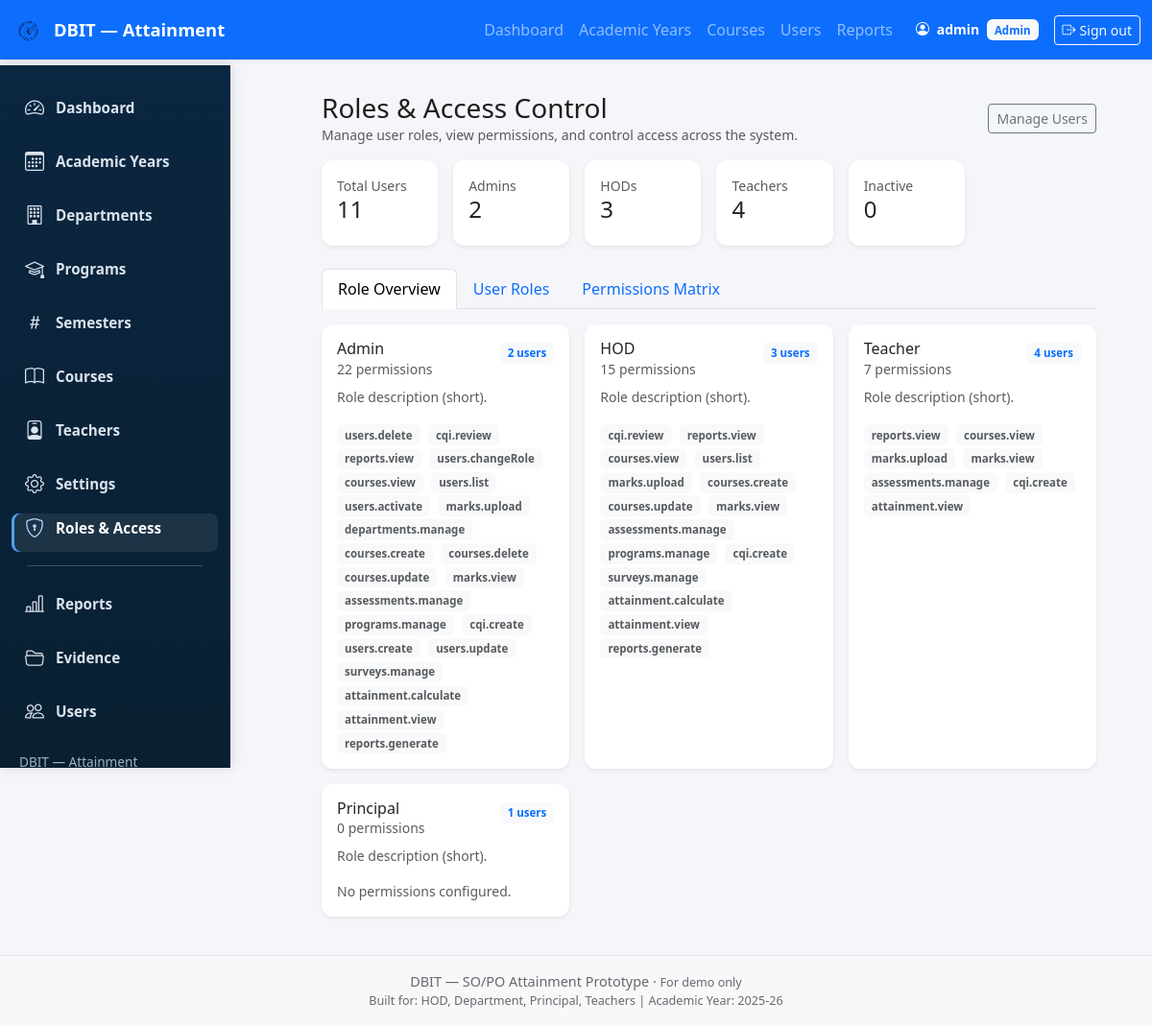
Page /admin-panel/rbac/ (signed in) on the committed database.
### attainment/models.py (models this page shows, shortened)
class UserProfile(models.Model):
    user = models.OneToOneField(User, on_delete=models.CASCADE, related_name="profile")
    role = models.CharField(max_length=10, choices=Role.choices, default=Role.TEACHER)
    department = models.ForeignKey(
        "Department", on_delete=models.SET_NULL,
        null=True, blank=True, related_name="user_profiles"
    )
    deleted_at = models.DateTimeField(null=True, blank=True)

class RolePermission(models.Model):
    role = models.CharField(max_length=10, choices=Role.choices)
    permission = models.CharField(max_length=100)
    enabled = models.BooleanField(default=True)
    created_at = models.DateTimeField(auto_now_add=True)
    updated_at = models.DateTimeField(auto_now=True)
    class Meta:
        unique_together = [("role", "permission")]
        indexes = [models.Index(fields=["role"])]

### attainment/admin_views.py (the view)
# urls.py: path('admin-panel/rbac/', av.admin_rbac, name='admin_rbac'),
@login_required
@role_required('ADMIN')
def admin_rbac(request):
    total = User.objects.count()
    admins = UserProfile.objects.filter(role=Role.ADMIN).count()
    hods = UserProfile.objects.filter(role=Role.HOD).count()
    teachers = UserProfile.objects.filter(role=Role.TEACHER).count()
    inactive = User.objects.filter(is_active=False).count()
    role_perms = {}
    permissions_list = [
        'users.list','users.create','users.update','users.delete','users.changeRole','users.activate',
        'courses.create','courses.update','courses.delete','courses.view',
        'assessments.manage','marks.upload','marks.view','attainment.calculate','attainment.view',
        'reports.view','reports.generate','departments.manage','programs.manage','surveys.manage','cqi.create','cqi.review'
    ]
    role_perms_ordered = []
    for r_val, r_label in Role.choices:
        enabled = list(RolePermission.objects.filter(role=r_val, enabled=True).values_list('permission', flat=True))
        user_count = UserProfile.objects.filter(role=r_val).count()
        role_perms[r_val] = enabled
        role_perms_ordered.append((r_val, r_label, enabled, user_count))
    users = User.objects.select_related('profile').order_by('first_name', 'last_name')
    matrix = []
    for perm in permissions_list:
        row = {'permission': perm, 'roles': {}, 'values': []}
        for r_val, _ in Role.choices:
            exists = RolePermission.objects.filter(role=r_val, permission=perm, enabled=True).exists()
            row['roles'][r_val] = exists
            row['values'].append(exists)
        matrix.append(row)
    context = {
        'total': total,
        'admins': admins,
        'hods': hods,
        'teachers': teachers,
        'inactive': inactive,
        'role_perms': role_perms,
        'role_perms_ordered': role_perms_ordered,
        'users': users,
        'matrix': matrix,
        'roles': Role.choices,
    }
    return render(request, 'admin_panel/rbac.html', context)

### attainment/utils/rbac.py (called while the page is built)
def role_required(*allowed_roles):
    def decorator(view_func):
        @wraps(view_func)
        def _wrapped(request, *args, **kwargs):
            profile = getattr(request.user, "profile", None)
            if profile is None or profile.role not in allowed_roles:
                html = render_to_string("403.html", request=request)
                return HttpResponseForbidden(html)
            return view_func(request, *args, **kwargs)
        return _wrapped
    return decorator

### templates/admin_panel/rbac.html (shortened to what this page needs)
{% extends "base.html" %}
{% block content %}
<div class="row">
  <div class="col-md-3">{% include "components/sidebar_admin.html" %}</div>
  <div class="col-md-9">
    <div class="d-flex justify-content-between align-items-center mb-3">
      <div>
        <h3 class="mb-0">Roles & Access Control</h3>
        <div class="text-muted small">Manage user roles, view permissions, and control access across the system.</div>
      </div>
      <div>
        <a class="btn btn-outline-secondary btn-sm" href="{% url 'admin_users' %}">Manage Users</a>
      </div>
    </div>
    <div class="row g-3 mb-4">
      <div class="col-md-2"><div class="card p-3 shadow-sm"><div class="small text-muted">Total Users</div><div class="h4">{{ total }}</div></div></div>
      <div class="col-md-2"><div class="card p-3 shadow-sm"><div class="small text-muted">Admins</div><div class="h4">{{ admins }}</div></div></div>
      <div class="col-md-2"><div class="card p-3 shadow-sm"><div class="small text-muted">HODs</div><div class="h4">{{ hods }}</div></div></div>
      <div class="col-md-2"><div class="card p-3 shadow-sm"><div class="small text-muted">Teachers</div><div class="h4">{{ teachers }}</div></div></div>
      <div class="col-md-2"><div class="card p-3 shadow-sm"><div class="small text-muted">Inactive</div><div class="h4">{{ inactive }}</div></div></div>
    </div>
    <ul class="nav nav-tabs mb-3" id="rbacTabs" role="tablist">
      <li class="nav-item" role="presentation"><button class="nav-link active" data-bs-toggle="tab" data-bs-target="#overview" type="button">Role Overview</button></li>
      <li class="nav-item" role="presentation"><button class="nav-link" data-bs-toggle="tab" data-bs-target="#userroles" type="button">User Roles</button></li>
      <li class="nav-item" role="presentation"><button class="nav-link" data-bs-toggle="tab" data-bs-target="#matrix" type="button">Permissions Matrix</button></li>
    </ul>
    <div class="tab-content">
      <div class="tab-pane fade show active" id="overview">
        <div class="row g-3">
          {% for r_val, r_label, perms, user_count in role_perms_ordered %}
          <div class="col-md-4">
            <div class="card shadow-sm p-3 h-100">
              <div class="d-flex justify-content-between align-items-start mb-2">
                <div>
                  <h6 class="mb-0">{{ r_label }}</h6>
                  <div class="small text-muted">{{ perms|length }} permissions</div>
                </div>
                <div><span class="badge bg-light text-primary">{{ user_count }} users</span></div>
              </div>
              <p class="small text-muted mb-2">Role description (short).</p>
              <div class="mt-2">
                {% for p in perms %}
                <span class="badge bg-light text-muted me-1">{{ p }}</span>
                {% empty %}
                <div class="text-muted small">No permissions configured.</div>
                {% endfor %}
              </div>
            </div>
          </div>
          {% endfor %}
        </div>
      </div>
    </div>
  </div>
</div>
{% endblock %}

### templates/base.html (shortened to what this page needs)
{% load static %}
<!doctype html>
<html lang="en">
	<head>
		<link
			href="https://cdn.jsdelivr.net/npm/bootstrap@5.3.2/dist/css/bootstrap.min.css"
			rel="stylesheet"
		/>
		<link
			href="https://cdn.jsdelivr.net/npm/bootstrap-icons@1.11.3/font/bootstrap-icons.css"
			rel="stylesheet"
		/>
		<link rel="stylesheet" href="{% static 'css/styles.css' %}" />
	</head>
	<body>
		<nav
			class="navbar navbar-expand-lg navbar-dark bg-primary fixed-top shadow-sm"
		>
			<div class="container-fluid">
				<a class="navbar-brand d-flex align-items-center" href="/">
					<img
						src="{% static 'images/logo.svg' %}"
						alt="logo"
						width="36"
						height="36"
						class="me-2 rounded"
					/>
					<span>DBIT — Attainment</span>
				</a>
				<div class="collapse navbar-collapse" id="topNav">
					<ul class="navbar-nav ms-auto mb-2 mb-lg-0">
						{% if user.is_authenticated %}
							{% if user.profile.role == 'ADMIN' %}
								<li class="nav-item"><a class="nav-link" href="{% url 'admin_dashboard' %}">Dashboard</a></li>
								<li class="nav-item"><a class="nav-link" href="{% url 'admin_academic_years' %}">Academic Years</a></li>
								<li class="nav-item"><a class="nav-link" href="{% url 'admin_courses' %}">Courses</a></li>
								<li class="nav-item"><a class="nav-link" href="{% url 'admin_users' %}">Users</a></li>
								<li class="nav-item"><a class="nav-link" href="{% url 'attainment_report' %}">Reports</a></li>
							{% elif user.profile.role == 'TEACHER' %}
								<li class="nav-item"><a class="nav-link" href="{% url 'teacher_dashboard' %}">Dashboard</a></li>
							{% endif %}
						{% else %}
							<li class="nav-item"><a class="nav-link" href="{% url 'login' %}">Sign in</a></li>
						{% endif %}
					</ul>
					<div class="d-flex align-items-center ms-3">
						{% if user.is_authenticated %}
							<div class="text-white me-2 small">
								<i class="bi bi-person-circle me-1"></i>
								<strong>{{ user.get_full_name|default:user.username }}</strong>
								{% if user.profile %}
									<span class="badge bg-light text-primary ms-1">{{ user.profile.get_role_display }}</span>
								{% endif %}
							</div>
							<a class="btn btn-outline-light btn-sm ms-2" href="{% url 'logout' %}">
								<i class="bi bi-box-arrow-right me-1"></i>Sign out
							</a>
						{% else %}
							<a class="btn btn-outline-light btn-sm ms-2" href="{% url 'login' %}">
								<i class="bi bi-box-arrow-in-right me-1"></i>Sign in
							</a>
						{% endif %}
					</div>
				</div>
			</div>
		</nav>
		<main class="container-fluid">
			<div class="row g-0">
				<div class="col">
					<div class="container py-4">
						<div class="main-content">
							{% block content %}{% endblock %}
						</div>
					</div>
				</div>
			</div>
		</main>
		<footer
			class="bg-light text-center text-muted py-3 border-top mt-auto app-footer"
		>
			<div class="container">
				<div>
					DBIT — SO/PO Attainment Prototype &middot;
					<small>For demo only</small>
				</div>
				<div class="small">
					Built for: HOD, Department, Principal, Teachers | Academic Year:
					<span id="footer-year">2025-26</span>
				</div>
			</div>
		</footer>
	</body>
</html>

### static/css/styles.css (style rules this page uses)
:root { --sidebar-width: 240px; --navbar-height: 68px; --sidebar-bg-top: #0b2640; --sidebar-bg-bottom: #092032; --sidebar-text: rgba(230,238,248,0.95); --sidebar-text-muted: rgba(230,238,248,0.70); --sidebar-hover: rgba(255,255,255,0.06); }
html, body { height: 100%; overflow-x: hidden; background: #f5f6fa; font-family: system-ui, -apple-system, "Segoe UI", Roboto, "Helvetica Neue", Arial; color: #1e1e1e; }
body { padding-top: var(--navbar-height); }
.main-content { padding: 1rem; }
.card { border-radius: 12px; border: none; box-shadow: 0 2px 8px rgba(0,0,0,0.06); }
.badge { font-size: 0.72rem; padding: 0.45em 0.7em; }
.navbar { box-shadow: 0 1px 4px rgba(0,0,0,0.08); }
.navbar-brand { font-size: 1.15rem; font-weight: 600; }

### templates/base.html (style rules this page uses)
body { padding-top: 0px; }
main { padding-top: 56px; }
.app-footer { font-size: 0.9rem; opacity: 0.9; }

### rows in the picture
RolePermission: role "Admin", perms "22", id "2", perms "users.delete" "cqi.review" "reports.view" "users.changeRole" "courses.view" "users.list" "users.activate" "marks.upload" "departments.manage" "courses.create" "courses.delete" "courses.update" "marks.view" "assessments.manage" "programs.manage" "cqi.create" "users.create" "users.update" "surveys.manage" "attainment.calculate" "attainment.view" "reports.generate"

### other values in the picture
{{ user.get_full_name|default:user.username }} "admin"
{{ user.profile.get_role_display }} "Admin"
{{ total }} "11"
{{ admins }} "2"
{{ hods }} "3"
{{ teachers }} "4"
{{ inactive }} "0"
{{ r_label }} "HOD" "Teacher" "Principal"
{{ perms|length }} "15" "7" "0"
{{ user_count }} "3" "4" "1"
{{ p }} "cqi.review" "reports.view" "courses.view" "users.list" "marks.upload" "courses.create" "courses.update" "marks.view" "assessments.manage" "programs.manage" "cqi.create" "surveys.manage" "attainment.calculate" "attainment.view" "reports.generate" "reports.view" "courses.view" "marks.upload" "marks.view" "assessments.manage" "cqi.create" "attainment.view"
